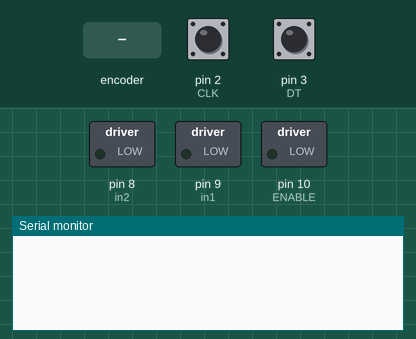
A sketch run on a simulated Arduino Uno, built with avr-gcc and run on an emulated ATmega328P. On the bench: switched loads named in the sketch (green lamp = pin HIGH), the last lines printed to the serial monitor. The test bench sets the inputs (shaded band); at power-on: pin 2 (CLK) HIGH, pin 3 (DT) HIGH.

Above: at 1.2 s.
1.3 s: rotary encoder on pin 2 (CLK) / pin 3 (DT) turned 1 step (first pin leading)
At 2.3 s:
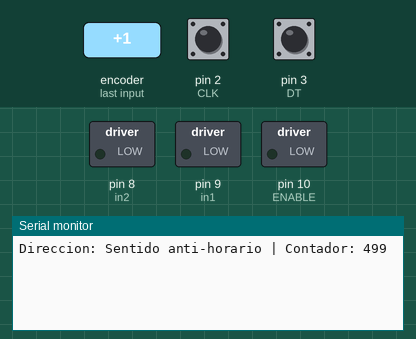
3.0 s: rotary encoder on pin 2 (CLK) / pin 3 (DT) turned 2 steps (second pin leading)
At 4.7 s:
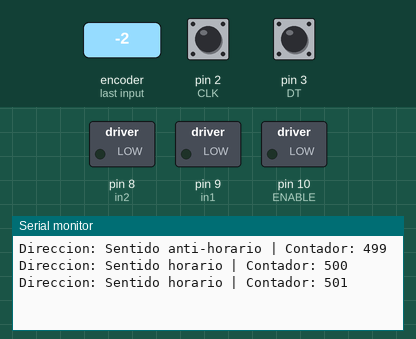

The sketch:

EncodesConDC.ino
```cpp
// Rotary Encoder Inputs
#define CLK 2
#define DT 3
int in1 = 9;  // Pin que controla el sentido de giro Motor A
int in2 = 8;  // Pin que controla el sentido de giro Motor A
#define ENABLE 10

int counter = 500;
int currentStateCLK;
int lastStateCLK;
String currentDir ="";
unsigned long lastButtonPress = 0;

void setup() {
  pinMode(CLK,INPUT);
  pinMode(DT,INPUT);
  pinMode(in1,OUTPUT);
  pinMode(in2,OUTPUT);
  pinMode(ENABLE,OUTPUT);

  // Setup Serial Monitor
  Serial.begin(9600);

  // Lee el estado incial
  lastStateCLK = digitalRead(CLK);
}

void loop() {

  // Lee el estado actual
  currentStateCLK = digitalRead(CLK);

  // Si el estado actual es diferente, ocurrio un pulso
  // Reacciona con un estado para evitar un doble contador
  if (currentStateCLK != lastStateCLK  && currentStateCLK == 1){

    // Girando en sentido contra las agujas del reloj
    if (digitalRead(DT) != currentStateCLK) {
      counter --;
      currentDir ="Sentido anti-horario";
    } else {
      // Girando en sentido del reloj
      counter ++;
      currentDir ="Sentido horario";
    }

    Serial.print("Direccion: ");
    Serial.print(currentDir);
    Serial.print(" | Contador: ");
    Serial.println(counter);
    }

  // Se guarda el ultimo estado
  lastStateCLK = currentStateCLK;


    if( counter > 505){
      digitalWrite(ENABLE, HIGH);
      analogWrite(ENABLE, 200);
      digitalWrite(in1, LOW);  // GIRO IZQUIERDA
      digitalWrite(in2, HIGH);
    }else if(counter < 495){
      digitalWrite(ENABLE, HIGH);
      analogWrite(ENABLE, 200);
      digitalWrite(in1, HIGH);  // GIRO DERECHA
      digitalWrite(in2, LOW);
      }else if(counter <= 505 && counter >=495){
      digitalWrite(ENABLE, HIGH);
      analogWrite(ENABLE, 0);
      digitalWrite(in1, LOW);  // PARO
      digitalWrite(in2, LOW);
        }
  delay(1);
}
```

Measured:
- after the input at 1.3 s, the serial monitor: prints a new line after 0.05 s (image 1)
- after the input at 3.0 s, the serial monitor: prints a new line after 0.08 s (image 2)
